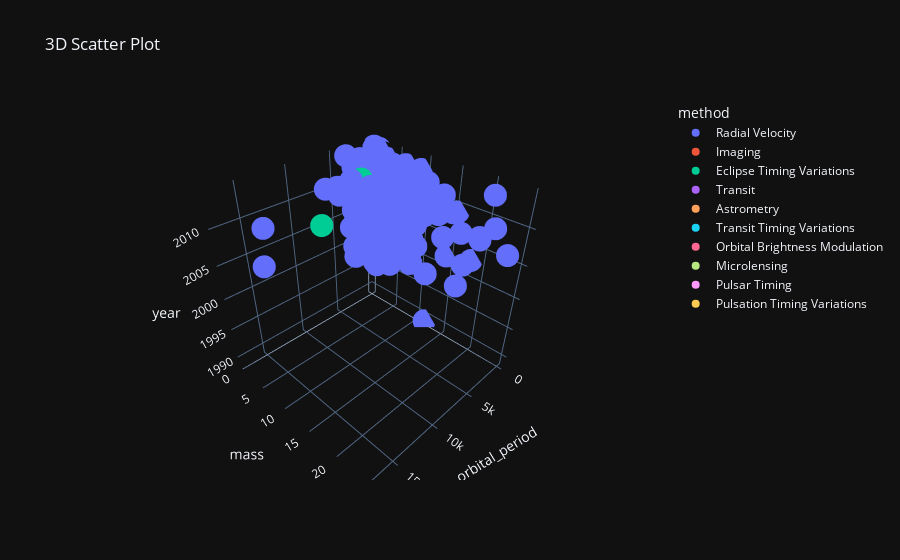

The code cell stored with this chart in its notebook:
### Markdown cell above
#### 3D scatter plot of mass, orbital period, and year

### Code cell
fig = px.scatter_3d(df, x='orbital_period', y='mass', z='year', color='method', title='3D Scatter Plot',color_continuous_scale='ocean')
fig.show()

### Figure 1 — Plotly figure (JSON) as saved in the notebook; plotly's stock layout.template omitted (floating-point values rounded to 4 significant figures; data arrays with more than 128 entries replaced by an {"elided": "..."} marker saying what was removed)
{"data": [{"hovertemplate": "method=Radial Velocity<br>orbital_period=%{x}<br>mass=%{y}<br>year=%{z}<extra></extra>", "legendgroup": "Radial Velocity", "marker": {"color": "#636efa", "symbol": "circle"}, "mode": "markers", "name": "Radial Velocity", "scene": "scene", "showlegend": true, "type": "scatter3d", "x": {"elided": "553 float values"}, "y": {"elided": "553 float values"}, "z": {"elided": "553 int values"}}, {"hovertemplate": "method=Imaging<br>orbital_period=%{x}<br>mass=%{y}<br>year=%{z}<extra></extra>", "legendgroup": "Imaging", "marker": {"color": "#EF553B", "symbol": "circle"}, "mode": "markers", "name": "Imaging", "scene": "scene", "showlegend": true, "type": "scatter3d", "x": [NaN, NaN, NaN, NaN, NaN, NaN, NaN, 6000.0, NaN, 318300.0, NaN, NaN, NaN, 4639.0, NaN, 7336.0, 8680.0, 10040.0, NaN, NaN, NaN, NaN, NaN, NaN, NaN, NaN, 170000.0, 69000.0, 37000.0, 18000.0, 40000.0, 730000.0, NaN, NaN, NaN, NaN, NaN, NaN], "y": [NaN, NaN, NaN, NaN, NaN, NaN, NaN, NaN, NaN, NaN, NaN, NaN, NaN, NaN, NaN, NaN, NaN, NaN, NaN, NaN, NaN, NaN, NaN, NaN, NaN, NaN, NaN, NaN, NaN, NaN, NaN, NaN, NaN, NaN, NaN, NaN, NaN, NaN], "z": [2005, 2007, 2004, 2008, 2013, 2004, 2006, 2008, 2012, 2008, 2008, 2013, 2010, 2009, 2004, 2009, 2009, 2011, 2006, 2013, 2010, 2013, 2013, 2006, 2010, 2010, 2008, 2008, 2008, 2010, 2011, 2006, 2013, 2013, 2010, 2008, 2011, 2012]}, {"hovertemplate": "method=Eclipse Timing Variations<br>orbital_period=%{x}<br>mass=%{y}<br>year=%{z}<extra></extra>", "legendgroup": "Eclipse Timing Variations", "marker": {"color": "#00cc96", "symbol": "circle"}, "mode": "markers", "name": "Eclipse Timing Variations", "scene": "scene", "showlegend": true, "type": "scatter3d", "x": [10220.0, 5767.0, 3321.0, 5574.0, 2884.0, 2900.0, 4344.0, 5840.0, 1916.0], "y": [6.05, NaN, NaN, NaN, NaN, NaN, 4.2, NaN, NaN], "z": [2009, 2008, 2008, 2010, 2010, 2011, 2012, 2011, 2011]}, {"hovertemplate": "method=Transit<br>orbital_period=%{x}<br>mass=%{y}<br>year=%{z}<extra></extra>", "legendgroup": "Transit", "marker": {"color": "#ab63fa", "symbol": "circle"}, "mode": "markers", "name": "Transit", "scene": "scene", "showlegend": true, "type": "scatter3d", "x": {"elided": "397 float values"}, "y": {"elided": "397 float values"}, "z": {"elided": "397 int values"}}, {"hovertemplate": "method=Astrometry<br>orbital_period=%{x}<br>mass=%{y}<br>year=%{z}<extra></extra>", "legendgroup": "Astrometry", "marker": {"color": "#FFA15A", "symbol": "circle"}, "mode": "markers", "name": "Astrometry", "scene": "scene", "showlegend": true, "type": "scatter3d", "x": [246.4, 1016.0], "y": [NaN, NaN], "z": [2013, 2010]}, {"hovertemplate": "method=Transit Timing Variations<br>orbital_period=%{x}<br>mass=%{y}<br>year=%{z}<extra></extra>", "legendgroup": "Transit Timing Variations", "marker": {"color": "#19d3f3", "symbol": "circle"}, "mode": "markers", "name": "Transit Timing Variations", "scene": "scene", "showlegend": true, "type": "scatter3d", "x": [160.0, 57.01, NaN, 22.34], "y": [NaN, NaN, NaN, NaN], "z": [2011, 2012, 2014, 2013]}, {"hovertemplate": "method=Orbital Brightness Modulation<br>orbital_period=%{x}<br>mass=%{y}<br>year=%{z}<extra></extra>", "legendgroup": "Orbital Brightness Modulation", "marker": {"color": "#FF6692", "symbol": "circle"}, "mode": "markers", "name": "Orbital Brightness Modulation", "scene": "scene", "showlegend": true, "type": "scatter3d", "x": [0.2401, 0.3429, 1.545], "y": [NaN, NaN, NaN], "z": [2011, 2011, 2013]}, {"hovertemplate": "method=Microlensing<br>orbital_period=%{x}<br>mass=%{y}<br>year=%{z}<extra></extra>", "legendgroup": "Microlensing", "marker": {"color": "#B6E880", "symbol": "circle"}, "mode": "markers", "name": "Microlensing", "scene": "scene", "showlegend": true, "type": "scatter3d", "x": [NaN, NaN, NaN, NaN, 2780.0, NaN, 1970.0, NaN, NaN, NaN, NaN, NaN, 3600.0, 3300.0, 3500.0, 1825.0, 5100.0, NaN, NaN, NaN, NaN, NaN, NaN], "y": [NaN, NaN, NaN, NaN, NaN, NaN, NaN, NaN, NaN, NaN, NaN, NaN, NaN, NaN, NaN, NaN, NaN, NaN, NaN, NaN, NaN, NaN, NaN], "z": [2008, 2008, 2009, 2013, 2011, 2010, 2010, 2012, 2012, 2012, 2013, 2004, 2005, 2006, 2005, 2008, 2008, 2009, 2012, 2012, 2012, 2013, 2013]}, {"hovertemplate": "method=Pulsar Timing<br>orbital_period=%{x}<br>mass=%{y}<br>year=%{z}<extra></extra>", "legendgroup": "Pulsar Timing", "marker": {"color": "#FF97FF", "symbol": "circle"}, "mode": "markers", "name": "Pulsar Timing", "scene": "scene", "showlegend": true, "type": "scatter3d", "x": [25.26, 66.54, 98.21, 36520.0, 0.09071], "y": [NaN, NaN, NaN, NaN, NaN], "z": [1992, 1992, 1994, 2003, 2011]}, {"hovertemplate": "method=Pulsation Timing Variations<br>orbital_period=%{x}<br>mass=%{y}<br>year=%{z}<extra></extra>", "legendgroup": "Pulsation Timing Variations", "marker": {"color": "#FECB52", "symbol": "circle"}, "mode": "markers", "name": "Pulsation Timing Variations", "scene": "scene", "showlegend": true, "type": "scatter3d", "x": [1170.0], "y": [NaN], "z": [2007]}], "layout": {"legend": {"title": {"text": "method"}, "tracegroupgap": 0}, "scene": {"domain": {"x": [0, 1], "y": [0, 1]}, "xaxis": {"title": {"text": "orbital_period"}}, "yaxis": {"title": {"text": "mass"}}, "zaxis": {"title": {"text": "year"}}}, "title": {"text": "3D Scatter Plot"}}}
